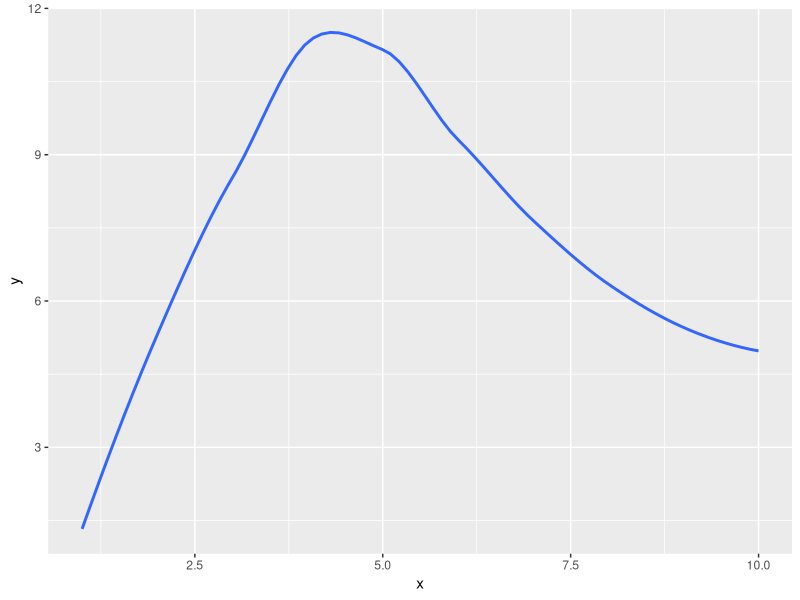
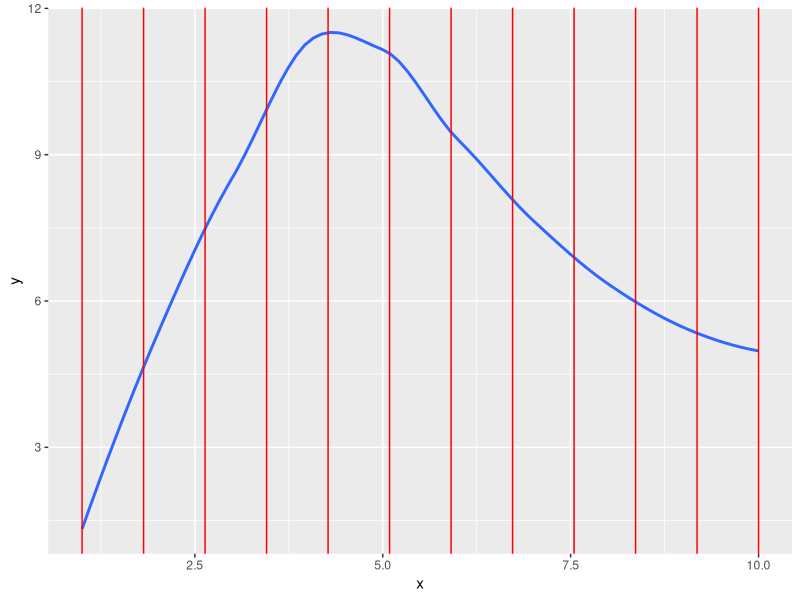
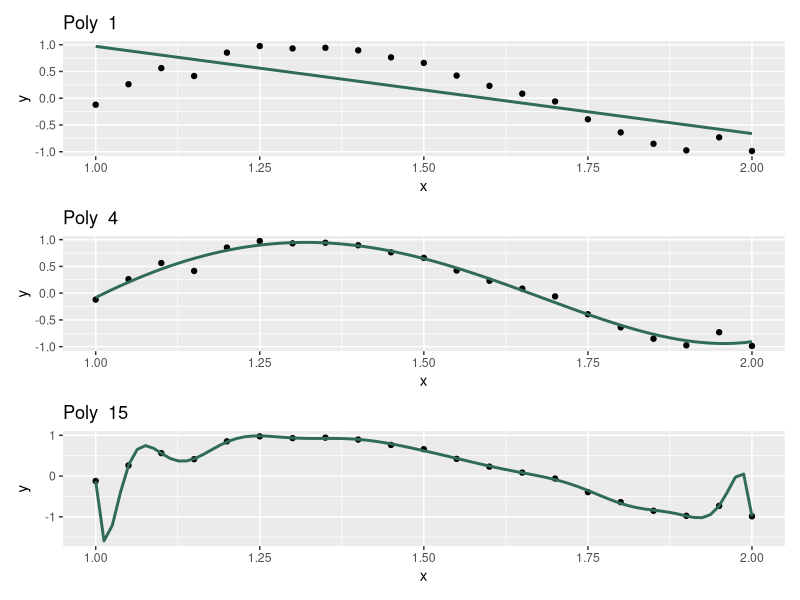

These charts were generated, in order, by the following R code:
## ---- chunk 1
knitr::opts_knit$set(global.par = TRUE)
knitr::opts_chunk$set(warning = FALSE, message = FALSE, collapse = TRUE, out.width = '100%')
library(tidyverse)
library(vroom)
## ---- chunk 2
tribble(~x, ~y,
        1, 2,
        2, 4,
        3, 8,
        4, 12,
        5, 11,
        6, 9,
        7, 8,
        8, 6,
        9, 5.5,
        10, 5) %>% 
  ggplot(aes(x, y)) +
  geom_smooth(se = FALSE)
## ---- chunk 3
tribble(~x, ~y,
        1, 2,
        2, 4,
        3, 8,
        4, 12,
        5, 11,
        6, 9,
        7, 8,
        8, 6,
        9, 5.5,
        10, 5) %>% 
  ggplot(aes(x, y)) +
  geom_smooth(se = FALSE) +
  geom_vline(xintercept = seq(1, 10, length.out = 12), color = "red")
## ---- chunk 4
tibble(
  y = c(1, 2, 3, 4, 5, 100, 7),
  fit_1 = c(2, 1, 2, 5, 6, 7, 6),
  fit_2 = c(4, 5, 6, 7, 8, 10, 10)
) %>% 
  mutate(abs_1 = abs(y - fit_1), 
         sqr_1 = (y - fit_1)^2,
         abs_2 = abs(y - fit_2), 
         sqr_2 = (y - fit_2)^2) %>% 
  knitr::kable()
## ---- chunk 5
tibble(
  y = c(1, 2, 3, 4, 5, 100, 7),
  fit_1 = c(2, 1, 2, 5, 6, 7, 6),
  fit_2 = c(4, 5, 6, 7, 8, 10, 10)
) %>% 
  mutate(abs_1 = abs(y - fit_1), 
         sqr_1 = (y - fit_1)^2,
         abs_2 = abs(y - fit_2), 
         sqr_2 = (y - fit_2)^2) %>% 
  select(4:7) %>% 
  map_dbl(mean) %>% 
  knitr::kable()
## ---- chunk 6
library(tidyverse)
library(patchwork)

set.seed(1234)

df <- tibble(x = seq(1, 2, 0.05),
             y = cos(1.5 * pi * x) + rnorm(x, 0, 0.1))

plots <- map(c(1, 4, 15), function(d){
  ggplot(df, aes(x, y)) +
    geom_point() + 
    # geom_smooth(se = FALSE, color = "#2F6B57") + 
    geom_smooth(method = "lm", formula = y ~ poly(x, d), se = FALSE, color = "#2F6B57") +
    ggtitle(paste("Poly ", d))
})

plots[[1]] / plots[[2]] / plots[[3]]
## ---- chunk 7
fm0 <- lm(dist ~ speed, cars)
X <- model.matrix(fm0)
f <- function(b) with(cars, sum(log(cosh(dist - X %*% b))))
res <- optim(coef(fm0), f, method = "BFGS")
res$par

f <- function(b) with(cars, mean(abs((dist - X %*% b))))
res <- optim(c(100, 100), f, method = "L-BFGS-B")
res$par
